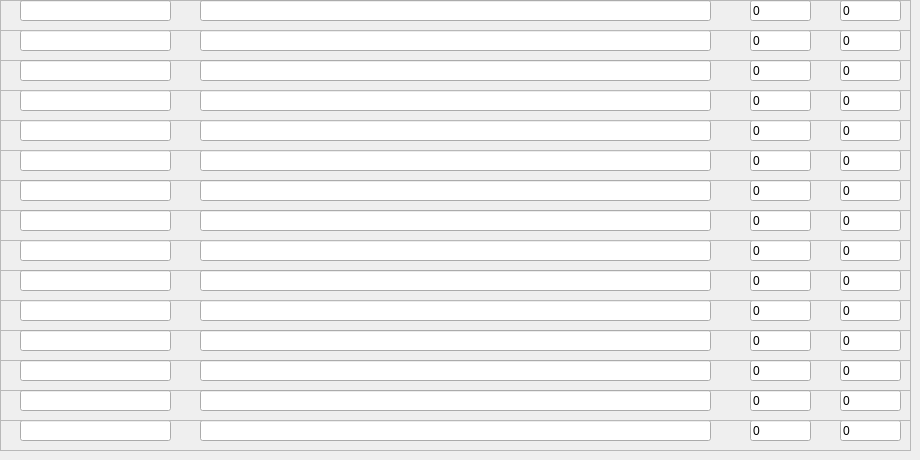
    <widget class="QWidget" name="tab_11">
     <attribute name="title">
      <string>11</string>
     </attribute>
     <widget class="QFrame" name="frame_156">
      <property name="geometry">
       <rect>
        <x>0</x>
        <y>300</y>
        <width>911</width>
        <height>31</height>
       </rect>
      </property>
      <property name="frameShape">
       <enum>QFrame::StyledPanel</enum>
      </property>
      <property name="frameShadow">
       <enum>QFrame::Raised</enum>
      </property>
      <widget class="QLineEdit" name="item_name_156">
       <property name="geometry">
        <rect>
         <x>20</x>
         <y>0</y>
         <width>151</width>
         <height>21</height>
        </rect>
       </property>
       <property name="text">
        <string/>
       </property>
      </widget>
      <widget class="QLineEdit" name="item_reg_156">
       <property name="geometry">
        <rect>
         <x>200</x>
         <y>0</y>
         <width>511</width>
         <height>21</height>
        </rect>
       </property>
       <property name="text">
        <string/>
       </property>
      </widget>
      <widget class="QLineEdit" name="item_index_156">
       <property name="geometry">
        <rect>
         <x>750</x>
         <y>0</y>
         <width>61</width>
         <height>21</height>
        </rect>
       </property>
       <property name="text">
        <string>0</string>
       </property>
      </widget>
      <widget class="QLineEdit" name="item_skip_156">
       <property name="geometry">
        <rect>
         <x>840</x>
         <y>0</y>
         <width>61</width>
         <height>21</height>
        </rect>
       </property>
       <property name="text">
        <string>0</string>
       </property>
      </widget>
     </widget>
     <widget class="QFrame" name="frame_157">
      <property name="geometry">
       <rect>
        <x>0</x>
        <y>330</y>
        <width>911</width>
        <height>31</height>
       </rect>
      </property>
      <property name="frameShape">
       <enum>QFrame::StyledPanel</enum>
      </property>
      <property name="frameShadow">
       <enum>QFrame::Raised</enum>
      </property>
      <widget class="QLineEdit" name="item_name_157">
       <property name="geometry">
        <rect>
         <x>20</x>
         <y>0</y>
         <width>151</width>
         <height>21</height>
        </rect>
       </property>
       <property name="text">
        <string/>
       </property>
      </widget>
      <widget class="QLineEdit" name="item_reg_157">
       <property name="geometry">
        <rect>
         <x>200</x>
         <y>0</y>
         <width>511</width>
         <height>21</height>
        </rect>
       </property>
       <property name="text">
        <string/>
       </property>
      </widget>
      <widget class="QLineEdit" name="item_index_157">
       <property name="geometry">
        <rect>
         <x>750</x>
         <y>0</y>
         <width>61</width>
         <height>21</height>
        </rect>
       </property>
       <property name="text">
        <string>0</string>
       </property>
      </widget>
      <widget class="QLineEdit" name="item_skip_157">
       <property name="geometry">
        <rect>
         <x>840</x>
         <y>0</y>
         <width>61</width>
         <height>21</height>
        </rect>
       </property>
       <property name="text">
        <string>0</string>
       </property>
      </widget>
     </widget>
     <widget class="QFrame" name="frame_158">
      <property name="geometry">
       <rect>
        <x>0</x>
        <y>360</y>
        <width>911</width>
        <height>31</height>
       </rect>
      </property>
      <property name="frameShape">
       <enum>QFrame::StyledPanel</enum>
      </property>
      <property name="frameShadow">
       <enum>QFrame::Raised</enum>
      </property>
      <widget class="QLineEdit" name="item_name_158">
       <property name="geometry">
        <rect>
         <x>20</x>
         <y>0</y>
         <width>151</width>
         <height>21</height>
        </rect>
       </property>
       <property name="text">
        <string/>
       </property>
      </widget>
      <widget class="QLineEdit" name="item_reg_158">
       <property name="geometry">
        <rect>
         <x>200</x>
         <y>0</y>
         <width>511</width>
         <height>21</height>
        </rect>
       </property>
       <property name="text">
        <string/>
       </property>
      </widget>
      <widget class="QLineEdit" name="item_index_158">
       <property name="geometry">
        <rect>
         <x>750</x>
         <y>0</y>
         <width>61</width>
         <height>21</height>
        </rect>
       </property>
       <property name="text">
        <string>0</string>
       </property>
      </widget>
      <widget class="QLineEdit" name="item_skip_158">
       <property name="geometry">
        <rect>
         <x>840</x>
         <y>0</y>
         <width>61</width>
         <height>21</height>
        </rect>
       </property>
       <property name="text">
        <string>0</string>
       </property>
      </widget>
     </widget>
     <widget class="QFrame" name="frame_159">
      <property name="geometry">
       <rect>
        <x>0</x>
        <y>150</y>
        <width>911</width>
        <height>31</height>
       </rect>
      </property>
      <property name="frameShape">
       <enum>QFrame::StyledPanel</enum>
      </property>
      <property name="frameShadow">
       <enum>QFrame::Raised</enum>
      </property>
      <widget class="QLineEdit" name="item_name_159">
       <property name="geometry">
        <rect>
         <x>20</x>
         <y>0</y>
         <width>151</width>
         <height>21</height>
        </rect>
       </property>
       <property name="text">
        <string/>
       </property>
      </widget>
      <widget class="QLineEdit" name="item_reg_159">
       <property name="geometry">
        <rect>
         <x>200</x>
         <y>0</y>
         <width>511</width>
         <height>21</height>
        </rect>
       </property>
       <property name="text">
        <string/>
       </property>
      </widget>
      <widget class="QLineEdit" name="item_index_159">
       <property name="geometry">
        <rect>
         <x>750</x>
         <y>0</y>
         <width>61</width>
         <height>21</height>
        </rect>
       </property>
       <property name="text">
        <string>0</string>
       </property>
      </widget>
      <widget class="QLineEdit" name="item_skip_159">
       <property name="geometry">
        <rect>
         <x>840</x>
         <y>0</y>
         <width>61</width>
         <height>21</height>
        </rect>
       </property>
       <property name="text">
        <string>0</string>
       </property>
      </widget>
     </widget>
     <widget class="QFrame" name="frame_160">
      <property name="geometry">
       <rect>
        <x>0</x>
        <y>30</y>
        <width>911</width>
        <height>31</height>
       </rect>
      </property>
      <property name="frameShape">
       <enum>QFrame::StyledPanel</enum>
      </property>
      <property name="frameShadow">
       <enum>QFrame::Raised</enum>
      </property>
      <widget class="QLineEdit" name="item_name_160">
       <property name="geometry">
        <rect>
         <x>20</x>
         <y>0</y>
         <width>151</width>
         <height>21</height>
        </rect>
       </property>
       <property name="text">
        <string/>
       </property>
      </widget>
      <widget class="QLineEdit" name="item_reg_160">
       <property name="geometry">
        <rect>
         <x>200</x>
         <y>0</y>
         <width>511</width>
         <height>21</height>
        </rect>
       </property>
       <property name="text">
        <string/>
       </property>
      </widget>
      <widget class="QLineEdit" name="item_index_160">
       <property name="geometry">
        <rect>
         <x>750</x>
         <y>0</y>
         <width>61</width>
         <height>21</height>
        </rect>
       </property>
       <property name="text">
        <string>0</string>
       </property>
      </widget>
      <widget class="QLineEdit" name="item_skip_160">
       <property name="geometry">
        <rect>
         <x>840</x>
         <y>0</y>
         <width>61</width>
         <height>21</height>
        </rect>
       </property>
       <property name="text">
        <string>0</string>
       </property>
      </widget>
     </widget>
     <widget class="QFrame" name="frame_161">
      <property name="geometry">
       <rect>
        <x>0</x>
        <y>0</y>
        <width>911</width>
        <height>31</height>
       </rect>
      </property>
      <property name="frameShape">
       <enum>QFrame::StyledPanel</enum>
      </property>
      <property name="frameShadow">
       <enum>QFrame::Raised</enum>
      </property>
      <widget class="QLineEdit" name="item_name_161">
       <property name="geometry">
        <rect>
         <x>20</x>
         <y>0</y>
         <width>151</width>
         <height>21</height>
        </rect>
       </property>
       <property name="text">
        <string/>
       </property>
      </widget>
      <widget class="QLineEdit" name="item_reg_161">
       <property name="geometry">
        <rect>
         <x>200</x>
         <y>0</y>
         <width>511</width>
         <height>21</height>
        </rect>
       </property>
       <property name="text">
        <string/>
       </property>
      </widget>
      <widget class="QLineEdit" name="item_index_161">
       <property name="geometry">
        <rect>
         <x>750</x>
         <y>0</y>
         <width>61</width>
         <height>21</height>
        </rect>
       </property>
       <property name="text">
        <string>0</string>
       </property>
      </widget>
      <widget class="QLineEdit" name="item_skip_161">
       <property name="geometry">
        <rect>
         <x>840</x>
         <y>0</y>
         <width>61</width>
         <height>21</height>
        </rect>
       </property>
       <property name="text">
        <string>0</string>
       </property>
      </widget>
     </widget>
     <widget class="QFrame" name="frame_162">
      <property name="geometry">
       <rect>
        <x>0</x>
        <y>120</y>
        <width>911</width>
        <height>31</height>
       </rect>
      </property>
      <property name="frameShape">
       <enum>QFrame::StyledPanel</enum>
      </property>
      <property name="frameShadow">
       <enum>QFrame::Raised</enum>
      </property>
      <widget class="QLineEdit" name="item_name_162">
       <property name="geometry">
        <rect>
         <x>20</x>
         <y>0</y>
         <width>151</width>
         <height>21</height>
        </rect>
       </property>
       <property name="text">
        <string/>
       </property>
      </widget>
      <widget class="QLineEdit" name="item_reg_162">
       <property name="geometry">
        <rect>
         <x>200</x>
         <y>0</y>
         <width>511</width>
         <height>21</height>
        </rect>
       </property>
       <property name="text">
        <string/>
       </property>
      </widget>
      <widget class="QLineEdit" name="item_index_162">
       <property name="geometry">
        <rect>
         <x>750</x>
         <y>0</y>
         <width>61</width>
         <height>21</height>
        </rect>
       </property>
       <property name="text">
        <string>0</string>
       </property>
      </widget>
      <widget class="QLineEdit" name="item_skip_162">
       <property name="geometry">
        <rect>
         <x>840</x>
         <y>0</y>
         <width>61</width>
         <height>21</height>
        </rect>
       </property>
       <property name="text">
        <string>0</string>
       </property>
      </widget>
     </widget>
     <widget class="QFrame" name="frame_163">
      <property name="geometry">
       <rect>
        <x>0</x>
        <y>180</y>
        <width>911</width>
        <height>31</height>
       </rect>
      </property>
      <property name="frameShape">
       <enum>QFrame::StyledPanel</enum>
      </property>
      <property name="frameShadow">
       <enum>QFrame::Raised</enum>
      </property>
      <widget class="QLineEdit" name="item_name_163">
       <property name="geometry">
        <rect>
         <x>20</x>
         <y>0</y>
         <width>151</width>
         <height>21</height>
        </rect>
       </property>
       <property name="text">
        <string/>
       </property>
      </widget>
      <widget class="QLineEdit" name="item_reg_163">
       <property name="geometry">
        <rect>
         <x>200</x>
         <y>0</y>
         <width>511</width>
         <height>21</height>
        </rect>
       </property>
       <property name="text">
        <string/>
       </property>
      </widget>
      <widget class="QLineEdit" name="item_index_163">
       <property name="geometry">
        <rect>
         <x>750</x>
         <y>0</y>
         <width>61</width>
         <height>21</height>
        </rect>
       </property>
       <property name="text">
        <string>0</string>
       </property>
      </widget>
      <widget class="QLineEdit" name="item_skip_163">
       <property name="geometry">
        <rect>
         <x>840</x>
         <y>0</y>
         <width>61</width>
         <height>21</height>
        </rect>
       </property>
       <property name="text">
        <string>0</string>
       </property>
      </widget>
     </widget>
     <widget class="QFrame" name="frame_164">
      <property name="geometry">
       <rect>
        <x>0</x>
        <y>240</y>
        <width>911</width>
        <height>31</height>
       </rect>
      </property>
      <property name="frameShape">
       <enum>QFrame::StyledPanel</enum>
      </property>
      <property name="frameShadow">
       <enum>QFrame::Raised</enum>
      </property>
      <widget class="QLineEdit" name="item_name_164">
       <property name="geometry">
        <rect>
         <x>20</x>
         <y>0</y>
         <width>151</width>
         <height>21</height>
        </rect>
       </property>
       <property name="text">
        <string/>
       </property>
      </widget>
      <widget class="QLineEdit" name="item_reg_164">
       <property name="geometry">
        <rect>
         <x>200</x>
         <y>0</y>
         <width>511</width>
         <height>21</height>
        </rect>
       </property>
       <property name="text">
        <string/>
       </property>
      </widget>
      <widget class="QLineEdit" name="item_index_164">
       <property name="geometry">
        <rect>
         <x>750</x>
         <y>0</y>
         <width>61</width>
         <height>21</height>
        </rect>
       </property>
       <property name="text">
        <string>0</string>
       </property>
      </widget>
      <widget class="QLineEdit" name="item_skip_164">
       <property name="geometry">
        <rect>
         <x>840</x>
         <y>0</y>
         <width>61</width>
         <height>21</height>
        </rect>
       </property>
       <property name="text">
        <string>0</string>
       </property>
      </widget>
     </widget>
     <widget class="QFrame" name="frame_165">
      <property name="geometry">
       <rect>
        <x>0</x>
        <y>420</y>
        <width>911</width>
        <height>31</height>
       </rect>
      </property>
      <property name="frameShape">
       <enum>QFrame::StyledPanel</enum>
      </property>
      <property name="frameShadow">
       <enum>QFrame::Raised</enum>
      </property>
      <widget class="QLineEdit" name="item_name_165">
       <property name="geometry">
        <rect>
         <x>20</x>
         <y>0</y>
         <width>151</width>
         <height>21</height>
        </rect>
       </property>
       <property name="text">
        <string/>
       </property>
      </widget>
      <widget class="QLineEdit" name="item_reg_165">
       <property name="geometry">
        <rect>
         <x>200</x>
         <y>0</y>
         <width>511</width>
         <height>21</height>
        </rect>
       </property>
       <property name="text">
        <string/>
       </property>
      </widget>
      <widget class="QLineEdit" name="item_index_165">
       <property name="geometry">
        <rect>
         <x>750</x>
         <y>0</y>
         <width>61</width>
         <height>21</height>
        </rect>
       </property>
       <property name="text">
        <string>0</string>
       </property>
      </widget>
      <widget class="QLineEdit" name="item_skip_165">
       <property name="geometry">
        <rect>
         <x>840</x>
         <y>0</y>
         <width>61</width>
         <height>21</height>
        </rect>
       </property>
       <property name="text">
        <string>0</string>
       </property>
      </widget>
     </widget>
     <widget class="QFrame" name="frame_166">
      <property name="geometry">
       <rect>
        <x>0</x>
        <y>90</y>
        <width>911</width>
        <height>31</height>
       </rect>
      </property>
      <property name="frameShape">
       <enum>QFrame::StyledPanel</enum>
      </property>
      <property name="frameShadow">
       <enum>QFrame::Raised</enum>
      </property>
      <widget class="QLineEdit" name="item_name_166">
       <property name="geometry">
        <rect>
         <x>20</x>
         <y>0</y>
         <width>151</width>
         <height>21</height>
        </rect>
       </property>
       <property name="text">
        <string/>
       </property>
      </widget>
      <widget class="QLineEdit" name="item_reg_166">
       <property name="geometry">
        <rect>
         <x>200</x>
         <y>0</y>
         <width>511</width>
         <height>21</height>
        </rect>
       </property>
       <property name="text">
        <string/>
       </property>
      </widget>
      <widget class="QLineEdit" name="item_index_166">
       <property name="geometry">
        <rect>
         <x>750</x>
         <y>0</y>
         <width>61</width>
         <height>21</height>
        </rect>
       </property>
       <property name="text">
        <string>0</string>
       </property>
      </widget>
      <widget class="QLineEdit" name="item_skip_166">
       <property name="geometry">
        <rect>
         <x>840</x>
         <y>0</y>
         <width>61</width>
         <height>21</height>
        </rect>
       </property>
       <property name="text">
        <string>0</string>
       </property>
      </widget>
     </widget>
     <widget class="QFrame" name="frame_167">
      <property name="geometry">
       <rect>
        <x>0</x>
        <y>210</y>
        <width>911</width>
        <height>31</height>
       </rect>
      </property>
      <property name="frameShape">
       <enum>QFrame::StyledPanel</enum>
      </property>
      <property name="frameShadow">
       <enum>QFrame::Raised</enum>
      </property>
      <widget class="QLineEdit" name="item_name_167">
       <property name="geometry">
        <rect>
         <x>20</x>
         <y>0</y>
         <width>151</width>
         <height>21</height>
        </rect>
       </property>
       <property name="text">
        <string/>
       </property>
      </widget>
      <widget class="QLineEdit" name="item_reg_167">
       <property name="geometry">
        <rect>
         <x>200</x>
         <y>0</y>
         <width>511</width>
         <height>21</height>
        </rect>
       </property>
       <property name="text">
        <string/>
       </property>
      </widget>
      <widget class="QLineEdit" name="item_index_167">
       <property name="geometry">
        <rect>
         <x>750</x>
         <y>0</y>
         <width>61</width>
         <height>21</height>
        </rect>
       </property>
       <property name="text">
        <string>0</string>
       </property>
      </widget>
      <widget class="QLineEdit" name="item_skip_167">
       <property name="geometry">
        <rect>
         <x>840</x>
         <y>0</y>
         <width>61</width>
         <height>21</height>
        </rect>
       </property>
       <property name="text">
        <string>0</string>
       </property>
      </widget>
     </widget>
     <widget class="QFrame" name="frame_168">
      <property name="geometry">
       <rect>
        <x>0</x>
        <y>60</y>
        <width>911</width>
        <height>31</height>
       </rect>
      </property>
      <property name="frameShape">
       <enum>QFrame::StyledPanel</enum>
      </property>
      <property name="frameShadow">
       <enum>QFrame::Raised</enum>
      </property>
      <widget class="QLineEdit" name="item_name_168">
       <property name="geometry">
        <rect>
         <x>20</x>
         <y>0</y>
         <width>151</width>
         <height>21</height>
        </rect>
       </property>
       <property name="text">
        <string/>
       </property>
      </widget>
      <widget class="QLineEdit" name="item_reg_168">
       <property name="geometry">
        <rect>
         <x>200</x>
         <y>0</y>
         <width>511</width>
         <height>21</height>
        </rect>
       </property>
       <property name="text">
        <string/>
       </property>
      </widget>
      <widget class="QLineEdit" name="item_index_168">
       <property name="geometry">
        <rect>
         <x>750</x>
         <y>0</y>
         <width>61</width>
         <height>21</height>
        </rect>
       </property>
       <property name="text">
        <string>0</string>
       </property>
      </widget>
      <widget class="QLineEdit" name="item_skip_168">
       <property name="geometry">
        <rect>
         <x>840</x>
         <y>0</y>
         <width>61</width>
         <height>21</height>
        </rect>
       </property>
       <property name="text">
        <string>0</string>
       </property>
      </widget>
     </widget>
     <widget class="QFrame" name="frame_169">
      <property name="geometry">
       <rect>
        <x>0</x>
        <y>270</y>
        <width>911</width>
        <height>31</height>
       </rect>
      </property>
      <property name="frameShape">
       <enum>QFrame::StyledPanel</enum>
      </property>
      <property name="frameShadow">
       <enum>QFrame::Raised</enum>
      </property>
      <widget class="QLineEdit" name="item_name_169">
       <property name="geometry">
        <rect>
         <x>20</x>
         <y>0</y>
         <width>151</width>
         <height>21</height>
        </rect>
       </property>
       <property name="text">
        <string/>
       </property>
      </widget>
      <widget class="QLineEdit" name="item_reg_169">
       <property name="geometry">
        <rect>
         <x>200</x>
         <y>0</y>
         <width>511</width>
         <height>21</height>
        </rect>
       </property>
       <property name="text">
        <string/>
       </property>
      </widget>
      <widget class="QLineEdit" name="item_index_169">
       <property name="geometry">
        <rect>
         <x>750</x>
         <y>0</y>
         <width>61</width>
         <height>21</height>
        </rect>
       </property>
       <property name="text">
        <string>0</string>
       </property>
      </widget>
      <widget class="QLineEdit" name="item_skip_169">
       <property name="geometry">
        <rect>
         <x>840</x>
         <y>0</y>
         <width>61</width>
         <height>21</height>
        </rect>
       </property>
       <property name="text">
        <string>0</string>
       </property>
      </widget>
     </widget>
     <widget class="QFrame" name="frame_170">
      <property name="geometry">
       <rect>
        <x>0</x>
        <y>390</y>
        <width>911</width>
        <height>31</height>
       </rect>
      </property>
      <property name="frameShape">
       <enum>QFrame::StyledPanel</enum>
      </property>
      <property name="frameShadow">
       <enum>QFrame::Raised</enum>
      </property>
      <widget class="QLineEdit" name="item_name_170">
       <property name="geometry">
        <rect>
         <x>20</x>
         <y>0</y>
         <width>151</width>
         <height>21</height>
        </rect>
       </property>
       <property name="text">
        <string/>
       </property>
      </widget>
      <widget class="QLineEdit" name="item_reg_170">
       <property name="geometry">
        <rect>
         <x>200</x>
         <y>0</y>
         <width>511</width>
         <height>21</height>
        </rect>
       </property>
       <property name="text">
        <string/>
       </property>
      </widget>
      <widget class="QLineEdit" name="item_index_170">
       <property name="geometry">
        <rect>
         <x>750</x>
         <y>0</y>
         <width>61</width>
         <height>21</height>
        </rect>
       </property>
       <property name="text">
        <string>0</string>
       </property>
      </widget>
      <widget class="QLineEdit" name="item_skip_170">
       <property name="geometry">
        <rect>
         <x>840</x>
         <y>0</y>
         <width>61</width>
         <height>21</height>
        </rect>
       </property>
       <property name="text">
        <string>0</string>
       </property>
      </widget>
     </widget>
    </widget>
